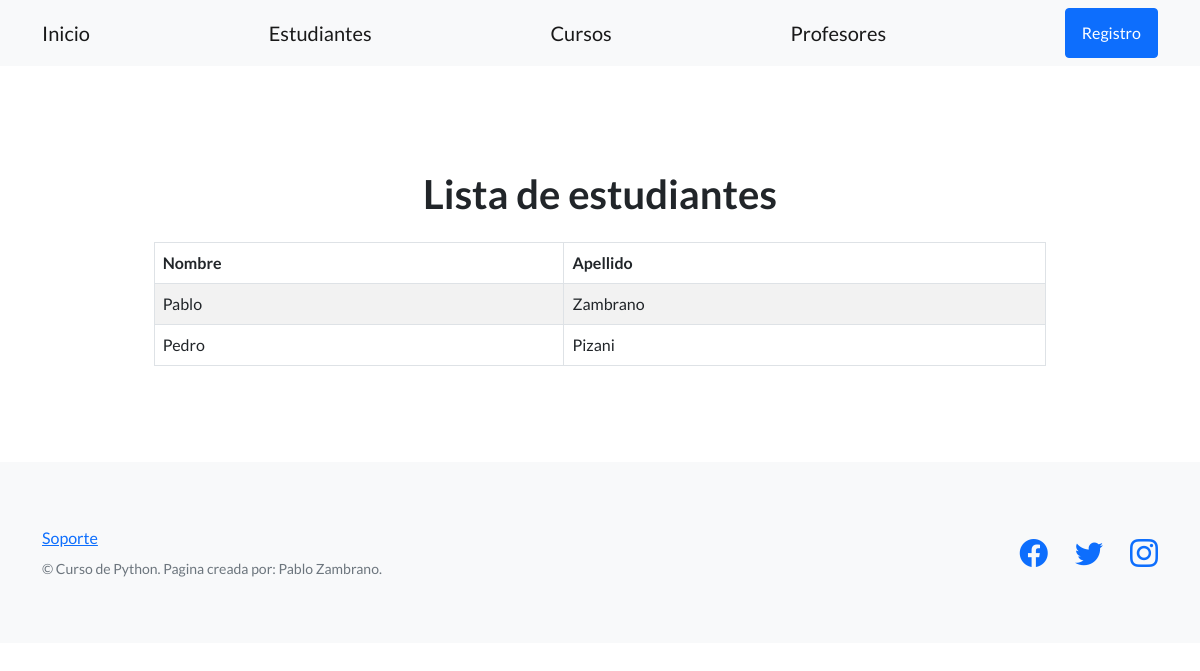
/plataforma/estudiantes/, run on an earlier commit of the app's database.
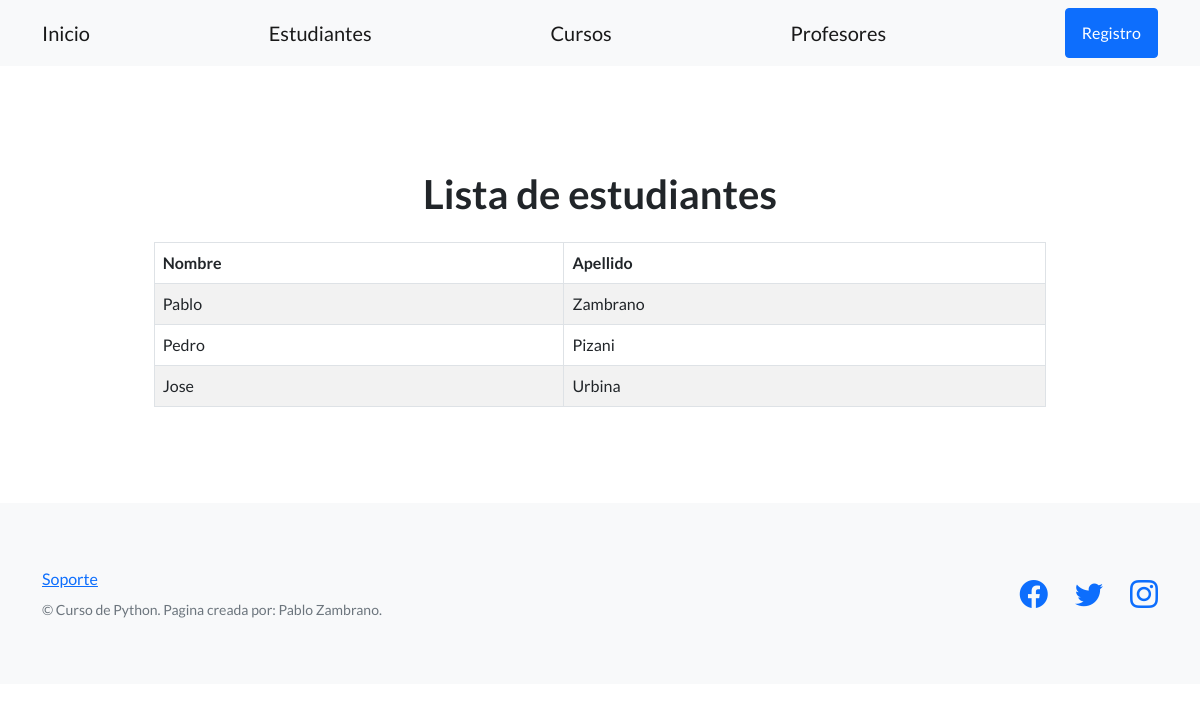
And on a later commit of the database.
### control_estudios/models.py (models this page shows, shortened)
class Estudiante(models.Model):
    nombre = models.CharField(max_length=256)
    apellido = models.CharField(max_length=256)
    fecha_nac = models.DateField()
    dni = models.CharField(max_length=32)
    email = models.EmailField()
    telefono = models.CharField(max_length=20)

### control_estudios/views.py (the view)
# urls.py: path("estudiantes/", listar_estudiantes, name="lista_estudiantes"),
def listar_estudiantes(request):
    contexto = {
        "estudiantes": Estudiante.objects.all(),
        }
    http_response = render(
        request = request,
        template_name = 'control_estudios/lista_estudiantes.html',
        context = contexto,
    )
    return http_response

### control_estudios/templates/control_estudios/lista_estudiantes.html
{% extends "control_estudios/base.html" %}
{% block contenido %}
<section class="container">
  <div class="row justify-content-center">
    <div class="col-10">
      <h1 class="text-center my-4">Lista de estudiantes</h1>
      <table class="table table-striped table-bordered">
        <thead class="bg-cream">
          <tr>
            <th scope="col">Nombre</th>
            <th scope="col">Apellido</th>
          </tr>
        </thead>
        <tbody>
          {% for estudiante in estudiantes %}
          <tr>
            <td>{{ estudiante.nombre }}</td>
            <td>{{ estudiante.apellido }}</td>
          </tr>
          {% endfor %}
        </tbody>
      </table>
    </div>
  </div>
</section>
{% endblock contenido %}

What changed in the data, as far as the page shows it:
added Estudiante: nombre "Jose", apellido "Urbina"
